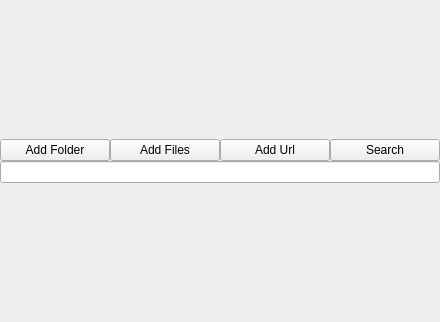
<?xml version="1.0" encoding="UTF-8"?>
<ui version="4.0">
 <class>Library</class>
 <widget class="QWidget" name="Library">
  <property name="geometry">
   <rect>
    <x>0</x>
    <y>0</y>
    <width>440</width>
    <height>322</height>
   </rect>
  </property>
  <property name="minimumSize">
   <size>
    <width>0</width>
    <height>0</height>
   </size>
  </property>
  <property name="windowTitle">
   <string>Form</string>
  </property>
  <layout class="QVBoxLayout" name="verticalLayout_2">
   <property name="spacing">
    <number>0</number>
   </property>
   <property name="margin">
    <number>0</number>
   </property>
   <item>
    <layout class="QVBoxLayout" name="verticalLayout">
     <item>
      <layout class="QHBoxLayout" name="horizontalLayout">
       <item>
        <widget class="QPushButton" name="folderbut">
         <property name="text">
          <string>Add Folder</string>
         </property>
        </widget>
       </item>
       <item>
        <widget class="QPushButton" name="filebut">
         <property name="text">
          <string>Add Files</string>
         </property>
        </widget>
       </item>
       <item>
        <widget class="QPushButton" name="addurl">
         <property name="text">
          <string>Add Url</string>
         </property>
        </widget>
       </item>
       <item>
        <widget class="QPushButton" name="searchbut">
         <property name="text">
          <string>Search</string>
         </property>
        </widget>
       </item>
      </layout>
     </item>
     <item>
      <widget class="QLineEdit" name="searchf">
       <property name="autoFillBackground">
        <bool>false</bool>
       </property>
      </widget>
     </item>
    </layout>
   </item>
  </layout>
 </widget>
 <resources/>
 <connections/>
</ui>
